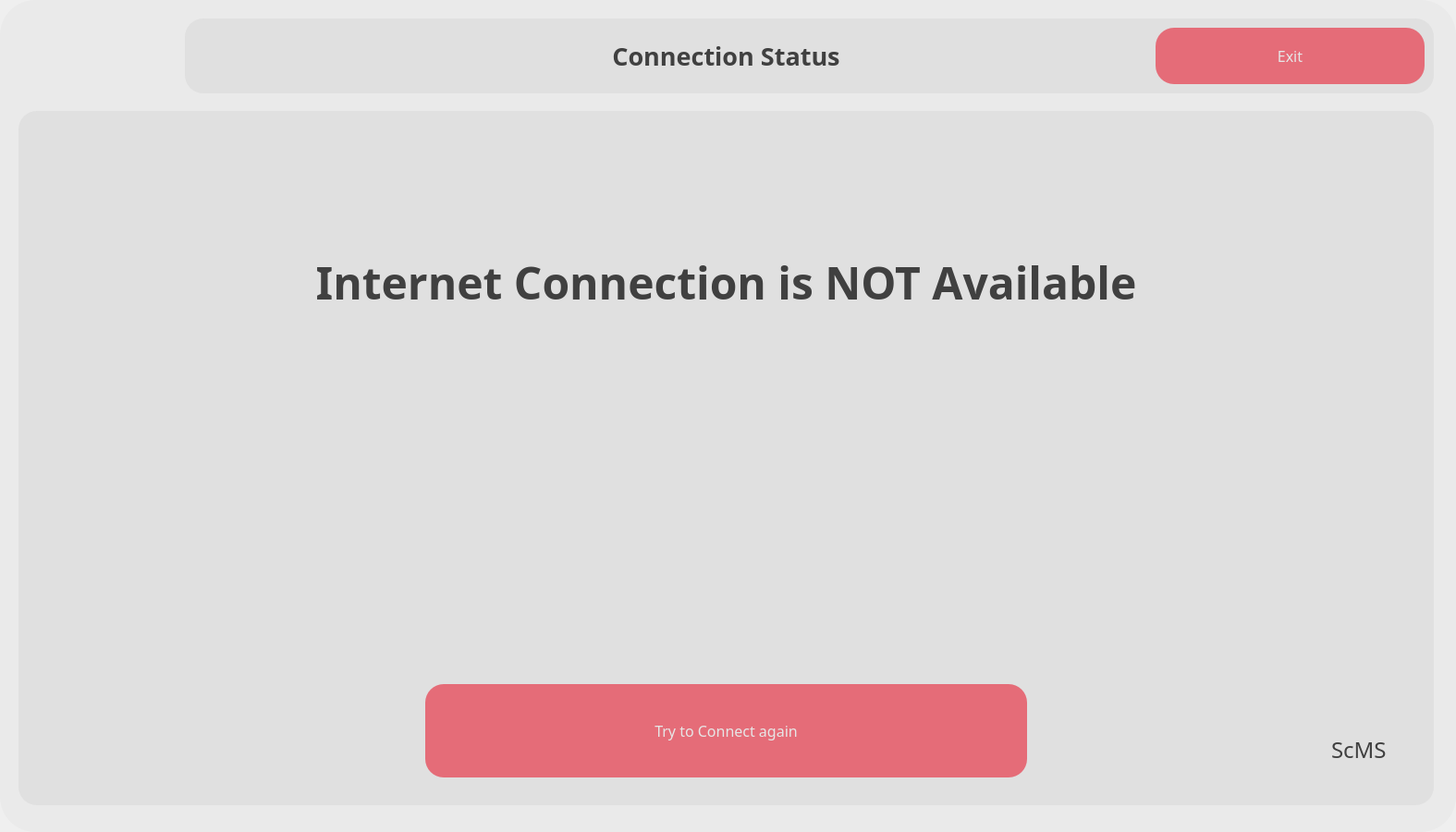
  <widget class="QWidget" name="connectionError_widget" native="true">
   <property name="geometry">
    <rect>
     <x>0</x>
     <y>0</y>
     <width>1575</width>
     <height>900</height>
    </rect>
   </property>
   <widget class="QLabel" name="mainScreen_BG_9">
    <property name="geometry">
     <rect>
      <x>0</x>
      <y>0</y>
      <width>1575</width>
      <height>900</height>
     </rect>
    </property>
    <property name="styleSheet">
     <string notr="true">background-image: url(:/images/materials/reportBG.png);
border-radius:38px;</string>
    </property>
    <property name="text">
     <string/>
    </property>
   </widget>
   <widget class="QWidget" name="topBar_widget_9" native="true">
    <property name="geometry">
     <rect>
      <x>200</x>
      <y>20</y>
      <width>1351</width>
      <height>81</height>
     </rect>
    </property>
    <property name="styleSheet">
     <string notr="true">background-color: rgba(200, 200, 200,80);
/*background-color: rgba(239, 174, 74,150);*/
border-radius:20px;</string>
    </property>
    <widget class="QLabel" name="mainTopBarTitle_label_19">
     <property name="geometry">
      <rect>
       <x>410</x>
       <y>10</y>
       <width>351</width>
       <height>61</height>
      </rect>
     </property>
     <property name="font">
      <font>
       <family>Poppins SemiBold</family>
       <pointsize>20</pointsize>
       <weight>75</weight>
       <bold>true</bold>
      </font>
     </property>
     <property name="styleSheet">
      <string notr="true">background-color: rgba(255, 255, 255,0);
color: rgb(64,64,64);</string>
     </property>
     <property name="text">
      <string>Connection Status</string>
     </property>
     <property name="alignment">
      <set>Qt::AlignCenter</set>
     </property>
    </widget>
    <widget class="QPushButton" name="connError_Exit_btn">
     <property name="geometry">
      <rect>
       <x>1050</x>
       <y>10</y>
       <width>291</width>
       <height>61</height>
      </rect>
     </property>
     <property name="font">
      <font>
       <family>Poppins Medium</family>
       <pointsize>12</pointsize>
       <weight>50</weight>
       <bold>false</bold>
      </font>
     </property>
     <property name="styleSheet">
      <string notr="true">QPushButton#connError_Exit_btn{
background-color: rgb(229, 108, 120);
	color: rgb(230, 230, 230);
border-radius:20px;
}

QPushButton#connError_Exit_btn:hover{
background-color: rgba(229, 108, 120,220);
}

QPushButton#connError_Exit_btn:pressed{
padding-left:5px;
padding-top:5px;
background-color: rgba(229, 108, 120,220);
}</string>
     </property>
     <property name="text">
      <string>Exit</string>
     </property>
    </widget>
   </widget>
   <widget class="QWidget" name="mainDashboardContainer_widget_9" native="true">
    <property name="geometry">
     <rect>
      <x>20</x>
      <y>120</y>
      <width>1531</width>
      <height>751</height>
     </rect>
    </property>
    <property name="styleSheet">
     <string notr="true">background-color: rgba(200, 200, 200,80);
border-radius:20px;</string>
    </property>
    <widget class="QPushButton" name="connection_tryAgain_btn">
     <property name="geometry">
      <rect>
       <x>440</x>
       <y>620</y>
       <width>651</width>
       <height>101</height>
      </rect>
     </property>
     <property name="font">
      <font>
       <family>Poppins Medium</family>
       <pointsize>12</pointsize>
       <weight>50</weight>
       <bold>false</bold>
      </font>
     </property>
     <property name="styleSheet">
      <string notr="true">QPushButton#connection_tryAgain_btn{
background-color: rgb(229, 108, 120);
	color: rgb(230, 230, 230);
border-radius:20px;
}

QPushButton#connection_tryAgain_btn:hover{
background-color: rgba(229, 108, 120,220);
}

QPushButton#connection_tryAgain_btn:pressed{
padding-left:5px;
padding-top:5px;
background-color: rgba(229, 108, 120,220);
}
</string>
     </property>
     <property name="text">
      <string>Try to Connect again</string>
     </property>
     <property name="iconSize">
      <size>
       <width>25</width>
       <height>25</height>
      </size>
     </property>
    </widget>
    <widget class="QLabel" name="mainTopBarTitle_label_20">
     <property name="geometry">
      <rect>
       <x>1420</x>
       <y>660</y>
       <width>191</width>
       <height>61</height>
      </rect>
     </property>
     <property name="font">
      <font>
       <family>Poppins Medium</family>
       <pointsize>18</pointsize>
       <weight>50</weight>
       <bold>false</bold>
      </font>
     </property>
     <property name="styleSheet">
      <string notr="true">background-color: rgba(255, 255, 255,0);
color: rgb(64, 64, 64);</string>
     </property>
     <property name="text">
      <string>ScMS</string>
     </property>
    </widget>
    <widget class="QLabel" name="mainTopBarTitle_label_21">
     <property name="geometry">
      <rect>
       <x>0</x>
       <y>140</y>
       <width>1531</width>
       <height>91</height>
      </rect>
     </property>
     <property name="font">
      <font>
       <family>Poppins SemiBold</family>
       <pointsize>36</pointsize>
       <weight>75</weight>
       <bold>true</bold>
      </font>
     </property>
     <property name="styleSheet">
      <string notr="true">background-color: rgba(255, 255, 255,0);
color: rgb(64,64,64);</string>
     </property>
     <property name="text">
      <string>Internet Connection is NOT Available</string>
     </property>
     <property name="alignment">
      <set>Qt::AlignCenter</set>
     </property>
    </widget>
   </widget>
   <widget class="QLabel" name="mainScreenDark_BG_10">
    <property name="geometry">
     <rect>
      <x>0</x>
      <y>0</y>
      <width>1575</width>
      <height>900</height>
     </rect>
    </property>
    <property name="styleSheet">
     <string notr="true">background-color: rgba(0, 0, 0,5);
border-radius:38px;</string>
    </property>
    <property name="text">
     <string/>
    </property>
   </widget>
   <zorder>mainScreenDark_BG_10</zorder>
   <zorder>mainScreen_BG_9</zorder>
   <zorder>topBar_widget_9</zorder>
   <zorder>mainDashboardContainer_widget_9</zorder>
  </widget>
